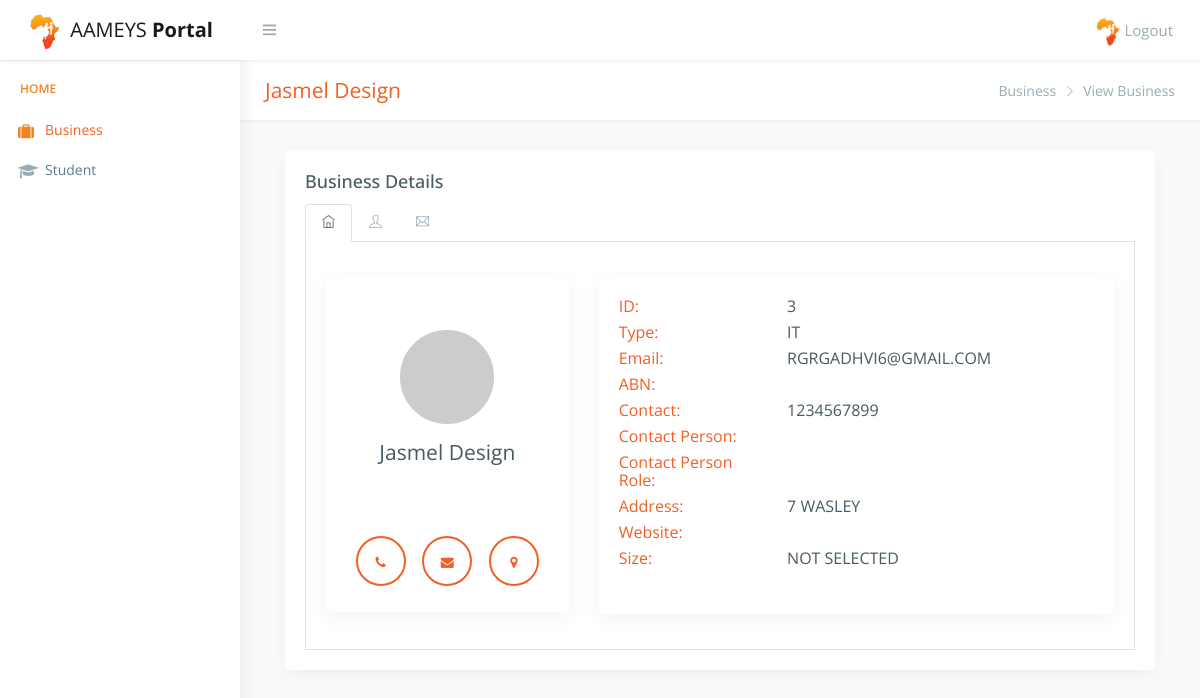
Screenshot of /viewbusiness.php?id=3 (signed in) with the database file from the repository.
### tables this page shows
CREATE TABLE `business` (
  `busId` int(11) NOT NULL,
  `UId` int(11) NOT NULL,
  `busName` varchar(60) NOT NULL,
  `busAddress` varchar(120) NOT NULL,
  `busType` varchar(80) NOT NULL,
  `busABN` varchar(60) DEFAULT NULL,
  `busEmail` varchar(80) DEFAULT NULL,
  `busContact` int(11) DEFAULT NULL,
  `busContactPerson` varchar(90) DEFAULT NULL,
  `busContactPersonRole` varchar(30) DEFAULT NULL,
  `busWebsite` varchar(90) DEFAULT NULL,
  `busSize` varchar(90) DEFAULT NULL
);

### viewBusiness.php (the view, shortened to what this page needs)
<!DOCTYPE html>
<html lang="en">
<?php
include "include/db_config.php";
$id = $_GET['id'];
$query = "SELECT * FROM business WHERE busId = $id";
$result = mysqli_query($conn,$query);
$row = mysqli_fetch_assoc($result);
?>
<head>
    <link href="css/lib/bootstrap/bootstrap.css" rel="stylesheet">
    <link href="css/helper.css" rel="stylesheet">
    <link href="css/style.css" rel="stylesheet">
</head>
<body class="fix-header fix-sidebar">
    <div id="main-wrapper">
        <div class="header" style="">
            <?php include "include/top_nav.php"; ?>
        </div>
        <div class="left-sidebar" style="overflow: visible;">
            <?php include "include/side_nav.php"; ?>
        </div>
        <div class="page-wrapper" style="min-height: 157px;">
            <div class="row page-titles">
                <div class="col-md-5 align-self-center">
                    <h3 class="text-primary"><?php echo $row['busName'];?></h3> </div>
                <div class="col-md-7 align-self-center">
                    <ol class="breadcrumb">
                      <li class="breadcrumb-item"><a href="business.php">Business</a></li>
                      <li class="breadcrumb-item active">View Business</li>
                    </ol>
                </div>
            </div>
            <div class="container-fluid">
                      <div class="col-md-12">
                              <div class="card">
                                  <div class="card-body">
                                      <h4 class="card-title">Business Details</h4>
                                      <ul class="nav nav-tabs" role="tablist">
                                          <li class="nav-item"> <a class="nav-link active show" data-toggle="tab" href="#home8" role="tab" aria-selected="true"><span><i class="ti-home"></i></span></a> </li>
                                          <li class="nav-item"> <a class="nav-link" data-toggle="tab" href="#profile8" role="tab" aria-selected="false"><span><i class="ti-user"></i></span></a> </li>
                                          <li class="nav-item"> <a class="nav-link" data-toggle="tab" href="#messages8" role="tab" aria-selected="false"><span><i class="ti-email"></i></span></a> </li>
                                      </ul>
                                      <div class="tab-content tabcontent-border">
                                          <div class="tab-pane active show" id="home8" role="tabpanel">
                                                <div class="p-20">
                                                  <div class="row">
                                                            <div class="col-lg-4">
                                                                <div class="card">
                                                                    <div class="card-body">
                                                                        <div class="card-two">
                                                                            <header>
                                                                                <div class="avatar">
                                                                                </div>
                                                                            </header>
                                                                            <h3></span><?php echo $row['busName'];?></h3>
                                                                            <div>
                                                                            </div>
                                                                            <div class="contacts" >
                                                                                <br>
                                                                                <a href="tel:5555555555"><i class="fa fa-phone"></i></a>
                                                                                <a href=""><i class="fa fa-envelope"></i></a>
                                                                                <a href=""><i class="fa fa-map-marker"></i></a>
                                                                            </div>
                                                                        </div>
                                                                    </div>
                                                                </div>
                                                            </div>
                                                            <div class="col-lg-8">
                                                                <div class="card">
                                                                    <div class="card-body">
                                                                      <div class="row">
                                                                        <div class="col-4"><h5><span class="text-primary">ID: </span></h5></div>
                                                                        <div class="col-8"><h5><?php echo $row['busId'];?></h5></div>
                                                                      </div>
                                                                      <div class="row">
                                                                        <div class="col-4"><h5><span class="text-primary">Type: </span></h5></div>
                                                                        <div class="col-8"><h5><?php echo $row['busType'];?></h5></div>
                                                                      </div>
                                                                      <div class="row">
                                                                        <div class="col-4"><h5><span class="text-primary">Email: </span></h5></div>
                                                                        <div class="col-8"><h5><?php echo $row['busEmail'];?></h5></div>
                                                                      </div>
                                                                      <div class="row">
                                                                        <div class="col-4"><h5><span class="text-primary">ABN: </span></h5></div>
                                                                        <div class="col-8"><h5><?php echo $row['busABN'];?></h5></div>
                                                                      </div>
                                                                      <div class="row">
                                                                        <div class="col-4"><h5><span class="text-primary">Contact: </span></h5></div>
                                                                        <div class="col-8"><h5><?php echo $row['busContact'];?></h5></div>
                                                                      </div>
                                                                      <div class="row">
                                                                        <div class="col-4"><h5><span class="text-primary">Contact Person: </span></h5></div>
                                                                        <div class="col-8"><h5><?php echo $row['busContactPerson'];?></h5></div>
                                                                      </div>
                                                                      <div class="row">
                                                                        <div class="col-4"><h5><span class="text-primary">Contact Person Role: </span></h5></div>
                                                                        <div class="col-8"><h5><?php echo $row['busContactPersonRole'];?></h5></div>
                                                                      </div>
                                                                      <div class="row">
                                                                        <div class="col-4"><h5><span class="text-primary">Address: </span></h5></div>
                                                                        <div class="col-8"><h5><?php echo $row['busAddress'];?></h5></div>
                                                                      </div>
                                                                      <div class="row">
                                                                        <div class="col-4"><h5><span class="text-primary">Website: </span></h5></div>
                                                                        <div class="col-8"><h5><?php echo $row['busWebsite'];?></h5></div>
                                                                      </div>
                                                                      <div class="row">
                                                                        <div class="col-4"><h5><span class="text-primary">Size: </span></h5></div>
                                                                        <div class="col-8"><h5><?php echo $row['busSize'];?></h5></div>
                                                                      </div>
                                                                    </div>
                                                                </div>
                                                              </div>
                                                  </div>
                                                </div>
                                          </div>
                                            <!DOCTYPE html>
                                            <html>
                                      </div>
                                  </div>
                              </div>
                          </div>
          </div>
        </div>
    </div>
</body>
</html>

### css/helper.css (style rules this page uses)
.p-20 { padding: 20px!important; }

### rows the page displays
business: busName "Jasmel Design", busId "3", busType "IT", busEmail "RGRGADHVI6@GMAIL.COM", busContact "1234567899", busAddress "7 WASLEY", busSize "NOT SELECTED"
